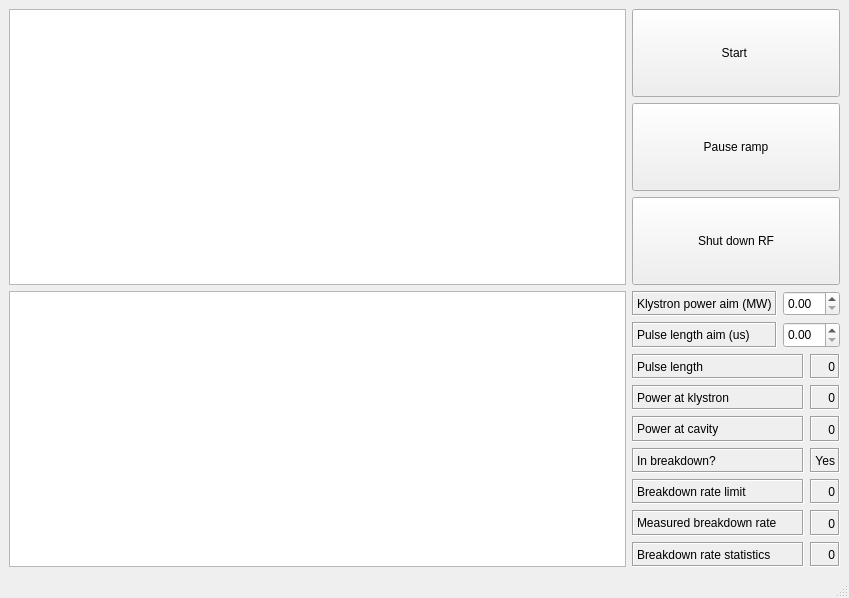
<?xml version="1.0" encoding="UTF-8"?>
<ui version="4.0">
 <class>MainWindow</class>
 <widget class="QMainWindow" name="MainWindow">
  <property name="geometry">
   <rect>
    <x>0</x>
    <y>0</y>
    <width>849</width>
    <height>598</height>
   </rect>
  </property>
  <property name="windowTitle">
   <string>MainWindow</string>
  </property>
  <widget class="QWidget" name="centralwidget">
   <layout class="QGridLayout" name="gridLayout_2">
    <item row="0" column="0" rowspan="2">
     <layout class="QVBoxLayout" name="verticalLayout_2">
      <item>
       <widget class="PlotWidget" name="PlotWidget_Traces">
        <property name="lineWidth">
         <number>2</number>
        </property>
       </widget>
      </item>
      <item>
       <widget class="PlotWidget" name="PlotWidget_Power"/>
      </item>
     </layout>
    </item>
    <item row="0" column="1">
     <layout class="QVBoxLayout" name="verticalLayout">
      <item>
       <widget class="QPushButton" name="pushButton_Start">
        <property name="sizePolicy">
         <sizepolicy hsizetype="Minimum" vsizetype="MinimumExpanding">
          <horstretch>0</horstretch>
          <verstretch>0</verstretch>
         </sizepolicy>
        </property>
        <property name="text">
         <string>Start </string>
        </property>
       </widget>
      </item>
      <item>
       <widget class="QPushButton" name="pushButton_Pause">
        <property name="sizePolicy">
         <sizepolicy hsizetype="Minimum" vsizetype="MinimumExpanding">
          <horstretch>0</horstretch>
          <verstretch>0</verstretch>
         </sizepolicy>
        </property>
        <property name="text">
         <string>Pause ramp</string>
        </property>
       </widget>
      </item>
      <item>
       <widget class="QPushButton" name="pushButton_2_Stop">
        <property name="sizePolicy">
         <sizepolicy hsizetype="Minimum" vsizetype="MinimumExpanding">
          <horstretch>0</horstretch>
          <verstretch>0</verstretch>
         </sizepolicy>
        </property>
        <property name="text">
         <string>Shut down RF</string>
        </property>
        <property name="checkable">
         <bool>true</bool>
        </property>
       </widget>
      </item>
     </layout>
    </item>
    <item row="1" column="1">
     <layout class="QGridLayout" name="gridLayout">
      <item row="0" column="0">
       <widget class="QLabel" name="label_8">
        <property name="sizePolicy">
         <sizepolicy hsizetype="Preferred" vsizetype="MinimumExpanding">
          <horstretch>0</horstretch>
          <verstretch>0</verstretch>
         </sizepolicy>
        </property>
        <property name="frameShape">
         <enum>QFrame::Box</enum>
        </property>
        <property name="frameShadow">
         <enum>QFrame::Sunken</enum>
        </property>
        <property name="text">
         <string>Klystron power aim (MW)</string>
        </property>
       </widget>
      </item>
      <item row="1" column="0">
       <widget class="QLabel" name="label_9">
        <property name="sizePolicy">
         <sizepolicy hsizetype="Preferred" vsizetype="MinimumExpanding">
          <horstretch>0</horstretch>
          <verstretch>0</verstretch>
         </sizepolicy>
        </property>
        <property name="frameShape">
         <enum>QFrame::Box</enum>
        </property>
        <property name="frameShadow">
         <enum>QFrame::Sunken</enum>
        </property>
        <property name="text">
         <string>Pulse length aim (us)</string>
        </property>
       </widget>
      </item>
      <item row="2" column="0" colspan="2">
       <widget class="QLabel" name="label">
        <property name="sizePolicy">
         <sizepolicy hsizetype="Preferred" vsizetype="MinimumExpanding">
          <horstretch>0</horstretch>
          <verstretch>0</verstretch>
         </sizepolicy>
        </property>
        <property name="frameShape">
         <enum>QFrame::Box</enum>
        </property>
        <property name="frameShadow">
         <enum>QFrame::Sunken</enum>
        </property>
        <property name="text">
         <string>Pulse length</string>
        </property>
        <property name="scaledContents">
         <bool>false</bool>
        </property>
       </widget>
      </item>
      <item row="2" column="2">
       <widget class="QLabel" name="outputWidget_PulseLength">
        <property name="sizePolicy">
         <sizepolicy hsizetype="Preferred" vsizetype="MinimumExpanding">
          <horstretch>0</horstretch>
          <verstretch>0</verstretch>
         </sizepolicy>
        </property>
        <property name="frameShape">
         <enum>QFrame::Box</enum>
        </property>
        <property name="frameShadow">
         <enum>QFrame::Sunken</enum>
        </property>
        <property name="text">
         <string>0</string>
        </property>
        <property name="scaledContents">
         <bool>false</bool>
        </property>
        <property name="alignment">
         <set>Qt::AlignBottom|Qt::AlignRight|Qt::AlignTrailing</set>
        </property>
        <property name="indent">
         <number>-1</number>
        </property>
       </widget>
      </item>
      <item row="3" column="0" colspan="2">
       <widget class="QLabel" name="label_2">
        <property name="sizePolicy">
         <sizepolicy hsizetype="Preferred" vsizetype="MinimumExpanding">
          <horstretch>0</horstretch>
          <verstretch>0</verstretch>
         </sizepolicy>
        </property>
        <property name="frameShape">
         <enum>QFrame::Box</enum>
        </property>
        <property name="frameShadow">
         <enum>QFrame::Sunken</enum>
        </property>
        <property name="text">
         <string>Power at klystron</string>
        </property>
        <property name="scaledContents">
         <bool>false</bool>
        </property>
       </widget>
      </item>
      <item row="3" column="2">
       <widget class="QLabel" name="outputWidget_KlyPower">
        <property name="sizePolicy">
         <sizepolicy hsizetype="Preferred" vsizetype="MinimumExpanding">
          <horstretch>0</horstretch>
          <verstretch>0</verstretch>
         </sizepolicy>
        </property>
        <property name="frameShape">
         <enum>QFrame::Box</enum>
        </property>
        <property name="frameShadow">
         <enum>QFrame::Sunken</enum>
        </property>
        <property name="text">
         <string>0</string>
        </property>
        <property name="alignment">
         <set>Qt::AlignBottom|Qt::AlignRight|Qt::AlignTrailing</set>
        </property>
       </widget>
      </item>
      <item row="4" column="0" colspan="2">
       <widget class="QLabel" name="label_7">
        <property name="sizePolicy">
         <sizepolicy hsizetype="Preferred" vsizetype="MinimumExpanding">
          <horstretch>0</horstretch>
          <verstretch>0</verstretch>
         </sizepolicy>
        </property>
        <property name="frameShape">
         <enum>QFrame::Box</enum>
        </property>
        <property name="frameShadow">
         <enum>QFrame::Sunken</enum>
        </property>
        <property name="text">
         <string>Power at cavity</string>
        </property>
        <property name="scaledContents">
         <bool>false</bool>
        </property>
       </widget>
      </item>
      <item row="4" column="2">
       <widget class="QLabel" name="outputWidget_CavPower">
        <property name="sizePolicy">
         <sizepolicy hsizetype="Preferred" vsizetype="MinimumExpanding">
          <horstretch>0</horstretch>
          <verstretch>0</verstretch>
         </sizepolicy>
        </property>
        <property name="frameShape">
         <enum>QFrame::Box</enum>
        </property>
        <property name="frameShadow">
         <enum>QFrame::Sunken</enum>
        </property>
        <property name="text">
         <string>0</string>
        </property>
        <property name="alignment">
         <set>Qt::AlignAbsolute|Qt::AlignBottom|Qt::AlignCenter|Qt::AlignHCenter|Qt::AlignHorizontal_Mask|Qt::AlignJustify|Qt::AlignLeading|Qt::AlignLeft|Qt::AlignRight|Qt::AlignTop|Qt::AlignTrailing|Qt::AlignVCenter|Qt::AlignVertical_Mask</set>
        </property>
       </widget>
      </item>
      <item row="5" column="0" colspan="2">
       <widget class="QLabel" name="label_6">
        <property name="sizePolicy">
         <sizepolicy hsizetype="Preferred" vsizetype="MinimumExpanding">
          <horstretch>0</horstretch>
          <verstretch>0</verstretch>
         </sizepolicy>
        </property>
        <property name="frameShape">
         <enum>QFrame::Box</enum>
        </property>
        <property name="frameShadow">
         <enum>QFrame::Sunken</enum>
        </property>
        <property name="text">
         <string>In breakdown?</string>
        </property>
        <property name="scaledContents">
         <bool>false</bool>
        </property>
       </widget>
      </item>
      <item row="5" column="2">
       <widget class="QLabel" name="outputWidget_BreakdownBool">
        <property name="sizePolicy">
         <sizepolicy hsizetype="Preferred" vsizetype="MinimumExpanding">
          <horstretch>0</horstretch>
          <verstretch>0</verstretch>
         </sizepolicy>
        </property>
        <property name="frameShape">
         <enum>QFrame::Box</enum>
        </property>
        <property name="frameShadow">
         <enum>QFrame::Sunken</enum>
        </property>
        <property name="text">
         <string>Yes</string>
        </property>
        <property name="alignment">
         <set>Qt::AlignAbsolute|Qt::AlignBottom|Qt::AlignCenter|Qt::AlignHCenter|Qt::AlignHorizontal_Mask|Qt::AlignJustify|Qt::AlignLeading|Qt::AlignLeft|Qt::AlignRight|Qt::AlignTop|Qt::AlignTrailing|Qt::AlignVCenter|Qt::AlignVertical_Mask</set>
        </property>
       </widget>
      </item>
      <item row="6" column="0" colspan="2">
       <widget class="QLabel" name="label_4">
        <property name="sizePolicy">
         <sizepolicy hsizetype="Preferred" vsizetype="MinimumExpanding">
          <horstretch>0</horstretch>
          <verstretch>0</verstretch>
         </sizepolicy>
        </property>
        <property name="frameShape">
         <enum>QFrame::Box</enum>
        </property>
        <property name="frameShadow">
         <enum>QFrame::Sunken</enum>
        </property>
        <property name="text">
         <string>Breakdown rate limit</string>
        </property>
        <property name="scaledContents">
         <bool>false</bool>
        </property>
       </widget>
      </item>
      <item row="6" column="2">
       <widget class="QLabel" name="outputWidget_BreakdownRateLimit">
        <property name="sizePolicy">
         <sizepolicy hsizetype="Preferred" vsizetype="MinimumExpanding">
          <horstretch>0</horstretch>
          <verstretch>0</verstretch>
         </sizepolicy>
        </property>
        <property name="frameShape">
         <enum>QFrame::Box</enum>
        </property>
        <property name="frameShadow">
         <enum>QFrame::Sunken</enum>
        </property>
        <property name="text">
         <string>0</string>
        </property>
        <property name="alignment">
         <set>Qt::AlignAbsolute|Qt::AlignBottom|Qt::AlignCenter|Qt::AlignHCenter|Qt::AlignHorizontal_Mask|Qt::AlignJustify|Qt::AlignLeading|Qt::AlignLeft|Qt::AlignRight|Qt::AlignTop|Qt::AlignTrailing|Qt::AlignVCenter|Qt::AlignVertical_Mask</set>
        </property>
       </widget>
      </item>
      <item row="7" column="0" colspan="2">
       <widget class="QLabel" name="label_3">
        <property name="sizePolicy">
         <sizepolicy hsizetype="Preferred" vsizetype="MinimumExpanding">
          <horstretch>0</horstretch>
          <verstretch>0</verstretch>
         </sizepolicy>
        </property>
        <property name="frameShape">
         <enum>QFrame::Box</enum>
        </property>
        <property name="frameShadow">
         <enum>QFrame::Sunken</enum>
        </property>
        <property name="text">
         <string>Measured breakdown rate</string>
        </property>
        <property name="scaledContents">
         <bool>false</bool>
        </property>
       </widget>
      </item>
      <item row="7" column="2">
       <widget class="QLabel" name="outputWidget_BDR">
        <property name="sizePolicy">
         <sizepolicy hsizetype="Preferred" vsizetype="MinimumExpanding">
          <horstretch>0</horstretch>
          <verstretch>0</verstretch>
         </sizepolicy>
        </property>
        <property name="frameShape">
         <enum>QFrame::Box</enum>
        </property>
        <property name="frameShadow">
         <enum>QFrame::Sunken</enum>
        </property>
        <property name="text">
         <string>0</string>
        </property>
        <property name="alignment">
         <set>Qt::AlignAbsolute|Qt::AlignBottom|Qt::AlignCenter|Qt::AlignHCenter|Qt::AlignHorizontal_Mask|Qt::AlignJustify|Qt::AlignLeading|Qt::AlignLeft|Qt::AlignRight|Qt::AlignTop|Qt::AlignTrailing|Qt::AlignVCenter|Qt::AlignVertical_Mask</set>
        </property>
       </widget>
      </item>
      <item row="8" column="0" colspan="2">
       <widget class="QLabel" name="label_5">
        <property name="sizePolicy">
         <sizepolicy hsizetype="Preferred" vsizetype="MinimumExpanding">
          <horstretch>0</horstretch>
          <verstretch>0</verstretch>
         </sizepolicy>
        </property>
        <property name="frameShape">
         <enum>QFrame::Box</enum>
        </property>
        <property name="frameShadow">
         <enum>QFrame::Sunken</enum>
        </property>
        <property name="text">
         <string>Breakdown rate statistics</string>
        </property>
        <property name="scaledContents">
         <bool>false</bool>
        </property>
       </widget>
      </item>
      <item row="8" column="2">
       <widget class="QLabel" name="outputWidget_BDRStat">
        <property name="sizePolicy">
         <sizepolicy hsizetype="Preferred" vsizetype="MinimumExpanding">
          <horstretch>0</horstretch>
          <verstretch>0</verstretch>
         </sizepolicy>
        </property>
        <property name="frameShape">
         <enum>QFrame::Box</enum>
        </property>
        <property name="frameShadow">
         <enum>QFrame::Sunken</enum>
        </property>
        <property name="text">
         <string>0</string>
        </property>
        <property name="alignment">
         <set>Qt::AlignAbsolute|Qt::AlignBottom|Qt::AlignCenter|Qt::AlignHCenter|Qt::AlignHorizontal_Mask|Qt::AlignJustify|Qt::AlignLeading|Qt::AlignLeft|Qt::AlignRight|Qt::AlignTop|Qt::AlignTrailing|Qt::AlignVCenter|Qt::AlignVertical_Mask</set>
        </property>
       </widget>
      </item>
      <item row="1" column="1" colspan="2">
       <widget class="QDoubleSpinBox" name="inputDoubleSpinBox1_PulseLength">
        <property name="sizePolicy">
         <sizepolicy hsizetype="Minimum" vsizetype="MinimumExpanding">
          <horstretch>0</horstretch>
          <verstretch>0</verstretch>
         </sizepolicy>
        </property>
        <property name="maximum">
         <double>5.000000000000000</double>
        </property>
        <property name="singleStep">
         <double>0.100000000000000</double>
        </property>
       </widget>
      </item>
      <item row="0" column="1" colspan="2">
       <widget class="QDoubleSpinBox" name="inputDoubleSpinBox_Power">
        <property name="sizePolicy">
         <sizepolicy hsizetype="Minimum" vsizetype="MinimumExpanding">
          <horstretch>0</horstretch>
          <verstretch>0</verstretch>
         </sizepolicy>
        </property>
        <property name="maximum">
         <double>60.000000000000000</double>
        </property>
        <property name="singleStep">
         <double>0.100000000000000</double>
        </property>
       </widget>
      </item>
     </layout>
    </item>
   </layout>
  </widget>
  <widget class="QMenuBar" name="menubar">
   <property name="geometry">
    <rect>
     <x>0</x>
     <y>0</y>
     <width>849</width>
     <height>21</height>
    </rect>
   </property>
  </widget>
  <widget class="QStatusBar" name="statusbar"/>
 </widget>
 <customwidgets>
  <customwidget>
   <class>PlotWidget</class>
   <extends>QGraphicsView</extends>
   <header>pyqtgraph</header>
  </customwidget>
 </customwidgets>
 <resources/>
 <connections/>
</ui>
